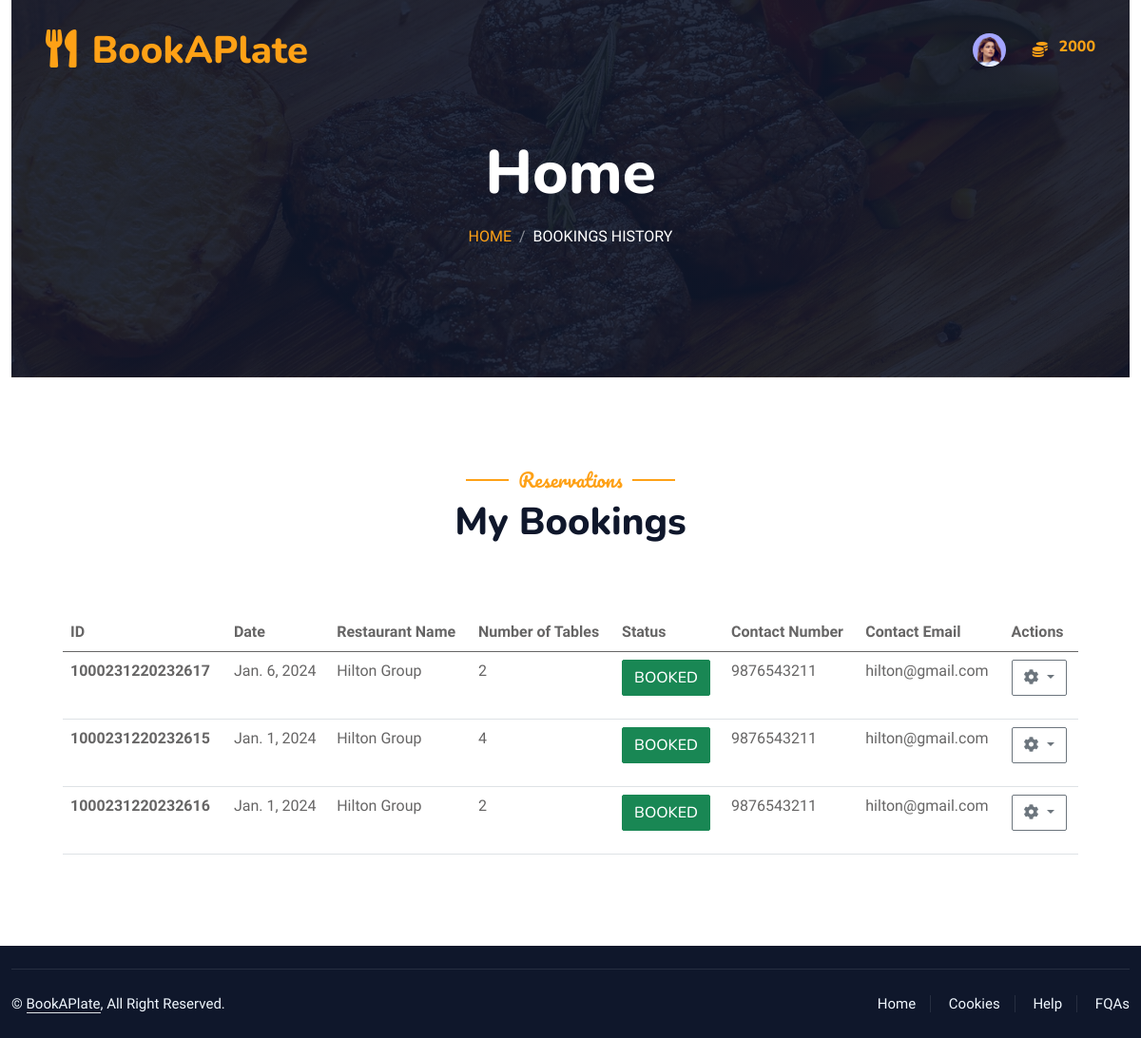
Page /customer_user/reservations/ (signed in) on the earlier database version.
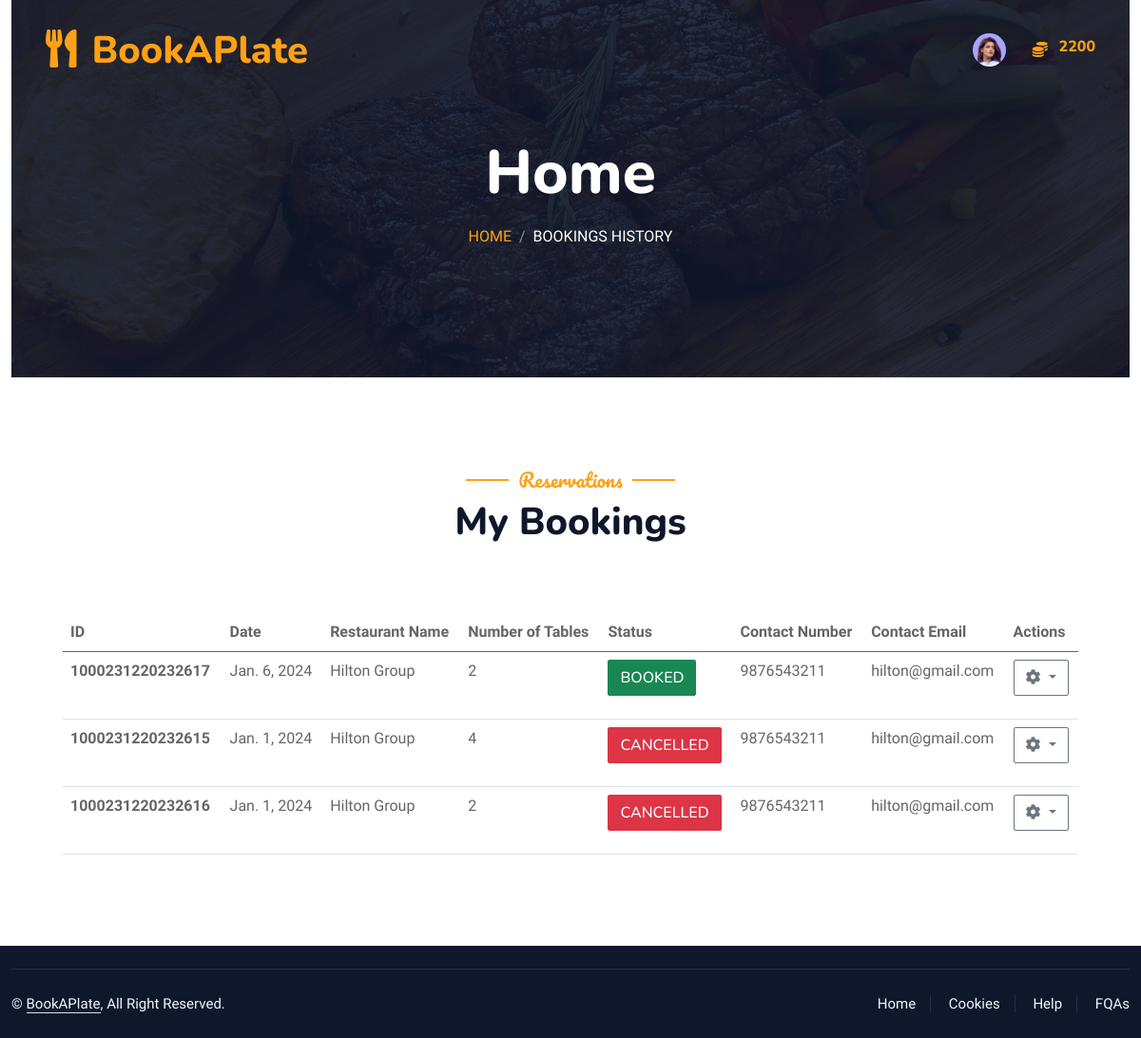
Same page on the later database version.
### admin_workbench/models.py (models this page shows)
class Coins(models.Model):
    coin_id = models.AutoField(primary_key=True)
    coin_quantity = models.IntegerField(default= 2000)
    user = models.ForeignKey(Customer,on_delete=models.CASCADE)

class BookingDetails(models.Model):
    booking_id = models.AutoField(primary_key=True)
    date = models.DateField(null=True)
    STATUS_CHOICES = [
        ('Booked', 'Booked'),
        ('Completed', 'Completed'),
        ('Cancelled','Cancelled') ,
        ('Attended','Attended')
    ]
    status =models.CharField(max_length=100, choices=STATUS_CHOICES,default='Requested')
    MEAL_CHOICES = [
        ('Breakfast', 'Breakfast'),
        ('Lunch', 'Lunch'),
        ('Supper', 'Supper'),
    ]
    meal_time = models.CharField(max_length=100, choices=MEAL_CHOICES,default='Full Day')
    coins_spend = models.IntegerField(default=0)
    facility = models.ManyToManyField(FacilityDetails, related_name='booking_facilities')
    customer = models.ForeignKey(Customer, on_delete=models.CASCADE)
    booked_date= models.DateField()
    from datetime import datetime

class FacilityDetails(models.Model):
    facility_id = models.AutoField(primary_key=True)
    facility_name = models.CharField(max_length=100,default='Table')
    facility_number =models.CharField(max_length=10)
    seat_count = models.IntegerField(default=2)
    SEATING_LOCATION_CHOICES = [
        ('Indoor','Indoor'),
        ('Outdoor','Outdoor'),
    ]
    seat_arrangement =  models.CharField(max_length=100, choices=SEATING_LOCATION_CHOICES, default= 'Indoor',null=True)
    restaurant = models.ForeignKey(Restaurant, on_delete=models.CASCADE)

class Restaurant(models.Model):
    restaurant_id = models.AutoField(primary_key=True)
    phone = models.CharField(max_length=13, unique=True)
    address = models.CharField(max_length=100)
    place = models.CharField(max_length=100)
    STATES_CHOICES = [
    ('','Select State'),
    ('Andhra Pradesh', 'Andhra Pradesh'),
    ('Arunachal Pradesh', 'Arunachal Pradesh'),
    ('Assam', 'Assam'),
    ('Bihar', 'Bihar'),
    ('Chhattisgarh', 'Chhattisgarh'),
    ('Goa', 'Goa'),
    ('Gujarat', 'Gujarat'),
    ('Haryana', 'Haryana'),
    ('Himachal Pradesh', 'Himachal Pradesh'),
    ('Jharkhand', 'Jharkhand'),
    ('Karnataka', 'Karnataka'),
    ('Kerala', 'Kerala'),
    ('Madhya Pradesh', 'Madhya Pradesh'),
    ('Maharashtra', 'Maharashtra'),
    ('Manipur', 'Manipur'),
    ('Meghalaya', 'Meghalaya'),
    ('Mizoram', 'Mizoram'),
    ('Nagaland', 'Nagaland'),
    ('Odisha', 'Odisha'),
    ('Punjab', 'Punjab'),
    ('Rajasthan', 'Rajasthan'),
    ('Sikkim', 'Sikkim'),
    ('Tamil Nadu', 'Tamil Nadu'),
    ('Telangana', 'Telangana'),
    ('Tripura', 'Tripura'),
    ('Uttar Pradesh', 'Uttar Pradesh'),
    ('Uttarakhand', 'Uttarakhand'),
    ('West Bengal', 'West Bengal')
]
    state = models.CharField(max_length=100, choices=STATES_CHOICES, default='Kerala')
    status = models.CharField(max_length=10, default='Inactive')
    profile_photo = models.ImageField(upload_to='restaurant_profile/', null=True)
    pancard = models.ImageField(upload_to='business_pan/', null=True)
    description = models.TextField()
    fssai_registration_number = models.DecimalField(max_digits=14, unique=True, decimal_places=0)
    license_number = models.CharField(max_length=100, unique=True)
    user = models.OneToOneField(User, on_delete=models.CASCADE)

### customer/views.py (the view)
# urls.py: path('reservations/', BookingHistoryView, name='my_reservations'),
@login_required
def BookingHistoryView(request):
    logged_user, customer, coins = get_customer_and_coins(request)
    my_booking = BookingDetails.objects.filter(customer=customer).order_by('-date')
    context = {
        'bookings': my_booking,
        'logged_user': logged_user,
        'customer': customer,
        'coins': coins,
    }
    return render(request, 'customer/booking_history.html', context)

### customer/views.py (called while the page is built)
@login_required
def get_customer_and_coins(request):
    logged_user = request.user
    customer = get_object_or_404(Customer, user=logged_user)
    coins = get_object_or_404(Coins, user=customer)
    return logged_user, customer, coins

### customer/templates/customer/booking_history.html (shortened to what this page needs)
{% extends 'customer/base.html'%} {% load static %}  {% block content %}
<div class="container-xxl position-relative p-0">
  <div class="container-xxl py-5 bg-dark hero-header mb-5">
    <div class="container text-center my-5 pt-5 pb-4">
      <h1 class="display-3 text-white mb-3 animated slideInDown">Home</h1>
      <nav aria-label="breadcrumb">
        <ol class="breadcrumb justify-content-center text-uppercase">
          <li class="breadcrumb-item"><a href="#">Home</a></li>
          <li class="breadcrumb-item text-white active" aria-current="page">
            Bookings History
          </li>
        </ol>
      </nav>
    </div>
  </div>
</div>
<div class="container-xxl py-5">
  <div class="container">
    <div class="text-center wow fadeInUp" data-wow-delay="0.1s">
      <h5 class="section-title ff-secondary text-center text-primary fw-normal">
        Reservations
      </h5>
      <h1 class="mb-5">My Bookings</h1>
    </div>
    <div class="row g-4">
      <div class="col-lg-12 col-sm-12 wow fadeInUp" data-wow-delay="0.1s">
        <div class="p-4">
          <div class="table-responsive-sm">
            <table class="table">
              <thead>
                <tr>
                  <th scope="col">ID</th>
                  <th scope="col">Date</th>
                  <th scope="col">Restaurant Name</th>
                  <th scope="col">Number of Tables</th>
                  <th scope="col">Status</th>
                  <th scope="col">Contact Number</th>
                  <th scope="col">Contact Email</th>
                  <th scope="col">Actions</th>
                </tr>
              </thead>
              <tbody>
                {% if bookings %} {% for booking in bookings %}
                <tr>
                  <th scope="row">{{ booking.booking_id }}</th>
                  <td>{{booking.date}}</td>
                  <td>
                    {{booking.facility.first.restaurant.user.first_name}}&nbsp;
                  </td>
                  <td>{{ booking.facility.count }}</td>
                  {% if booking.status == 'Booked' %}
                  <td><p class="btn btn-success">{{ booking.status}}</p></td>
                  {% elif booking.status == 'Attended' %}
                  <td><p class="btn btn-primary">{{ booking.status}}</p></td>
                  {% elif booking.status == 'Cancelled' %}
                  <td><p class="btn btn-danger">{{ booking.status}}</p></td>
                   {% else %}
                  <td><p class="btn btn-secondary">{{ booking.status}}</p></td>
                  {% endif %}
                  <td>{{ booking.facility.first.restaurant.phone }}</td>
                  <td>{{ booking.facility.first.restaurant.user.email}}</td>
                  <td>
                    <div class="btn-group">
                      <button
                        type="button"
                        class="btn btn-outline-secondary dropdown-toggle"
                        data-bs-toggle="dropdown"
                        aria-expanded="false"
                      >
                        <i class="fas fa-cog"></i>
                      </button>
                    </div>
                  </td>
                </tr>
                {% endfor %} {% else %}
                <tr>
                  <th scope="row" colspan="7" class="text-center">
                    <p>No records to display</p>
                  </th>
                </tr>
                {% endif %}
              </tbody>
            </table>
          </div>
        </div>
      </div>
    </div>
  </div>
</div>
{% endblock %}

### customer/templates/customer/base.html (shortened to what this page needs)
{% load static %}
<!DOCTYPE html>
<html lang="en">
  <head>
    <link
      href="https://cdnjs.cloudflare.com/ajax/libs/font-awesome/5.10.0/css/all.min.css"
      rel="stylesheet"
    />
    <link
      href="https://cdn.jsdelivr.net/npm/bootstrap-icons@1.4.1/font/bootstrap-icons.css"
      rel="stylesheet"
    />
    <link
      href="{% static 'book_a_plate/lib/animate/animate.min.css' %}"
      rel="stylesheet"
    />
    <link
      href="{% static 'book_a_plate/lib/owlcarousel/assets/owl.carousel.min.css' %}"
      rel="stylesheet"
    />
    <link
      href="{% static 'book_a_plate/lib/tempusdominus/css/tempusdominus-bootstrap-4.min.css' %}"
      rel="stylesheet"
    />
    <link
      href="{% static 'book_a_plate/css/bootstrap.min.css' %}"
      rel="stylesheet"
    />
    <link href="{% static 'book_a_plate/css/style.css' %}" rel="stylesheet" />
  </head>
  <body>
    <div class="container-xxl bg-white p-0">
      <div class="container-xxl position-relative p-0">
        <nav
          class="navbar navbar-expand-lg navbar-dark bg-dark px-4 px-lg-5 py-3 py-lg-0"
        >
          <a href="#" class="navbar-brand p-0">
            <h1 class="text-primary m-0">
              <i class="fa fa-utensils me-3"></i>BookAPlate
            </h1>
          </a>
          <div
            class="collapse navbar-collapse justify-content-end px-0"
            id="navbarNav"
          >
            <ul
              class="navbar-nav flex-row ms-auto align-items-center justify-content-end"
            >
              <li class="nav-item dropdown">
                <a
                  class="nav-link nav-icon-hover"
                  href="javascript:void(0)"
                  id="drop2"
                  data-bs-toggle="dropdown"
                  aria-expanded="false"
                >
                  {% if logged_user.is_authenticated and customer.profile_photo.url %}
                  <img
                    src="{{customer.profile_photo.url}}"
                    alt=""
                    width="35"
                    height="35"
                    class="rounded-circle"
                  />
                  {% else %}
                  <i class="fa fa-list"></i>
                  {% endif %}
                </a>
              </li>
              <li class="nav-item">
                <span>&nbsp;&nbsp;&nbsp;&nbsp;&nbsp;&nbsp;</span>
                <label class="text-primary">
                  <i class="fa fa-coins"></i>
                </label>
                <span>&nbsp;&nbsp;</span>
              </li>
              <li class="nav-item">
                <label class="text-primary">
                  <h6 class="text-primary">{{coins.coin_quantity}}</h6>
                </label>
              </li>
            </ul>
          </div>
        </nav>
      </div>
      <div class="container-fluid">{% block content %} {% endblock %}</div>
      <div
        class="container-fluid bg-dark text-light footer pt-4 mt-2 wow fadeIn"
        data-wow-delay="0.1s"
      >
        <div class="copyright">
          <div class="row">
            <div class="col-md-6 text-center text-md-start mb-3 mb-md-0">
              &copy; <a class="border-bottom" href="#">BookAPlate</a>, All Right
              Reserved.
            </div>
            <div class="col-md-6 text-center text-md-end">
              <div class="footer-menu">
                <a href="#">Home</a>
                <a href="#">Cookies</a>
                <a href="#">Help</a>
                <a href="#">FQAs</a>
              </div>
            </div>
          </div>
        </div>
      </div>
    </div>
  </body>
</html>

Differences in the rows shown:
changed Coins: coin_quantity "2000" → "2200"
changed BookingDetails id 1000231220232615: status "BOOKED" → "CANCELLED"
changed BookingDetails id 1000231220232616: status "BOOKED" → "CANCELLED"
